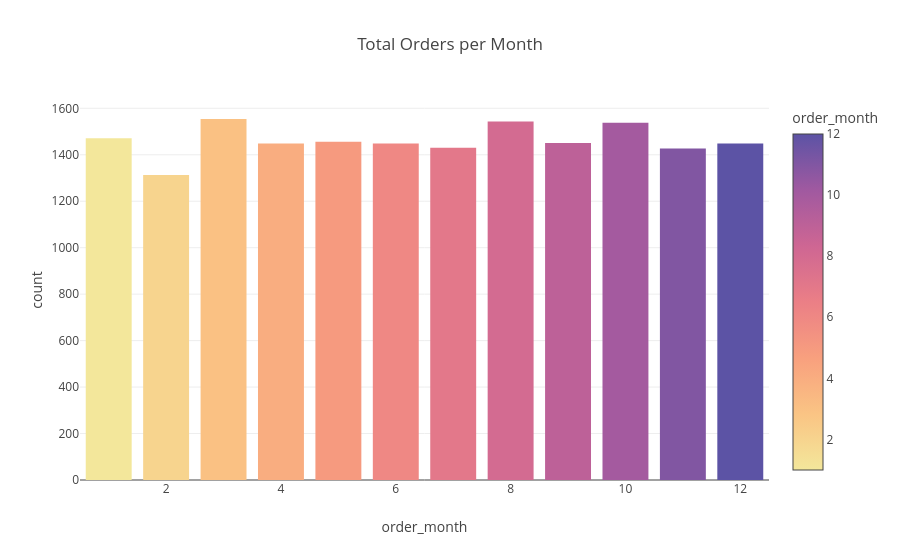

Notebook code for this chart:
### Markdown cell above
### Analysis: order_month

### Code cell
monthly_counts = df['order_month'].value_counts().reset_index()

display(monthly_counts)

fig = px.bar(monthly_counts, x='order_month', y='count', title='Total Orders per Month', color='order_month', color_continuous_scale='Sunset')

fig.show()

### Figure 1 — Plotly figure (JSON) as saved in the notebook; plotly's stock layout.template omitted (floating-point values rounded to 4 significant figures)
{"data": [{"hovertemplate": "order_month=%{marker.color}<br>count=%{y}<extra></extra>", "legendgroup": "", "marker": {"color": [3, 8, 10, 1, 5, 9, 4, 12, 6, 7, 11, 2], "coloraxis": "coloraxis", "pattern": {"shape": ""}}, "name": "", "orientation": "v", "showlegend": false, "textposition": "auto", "type": "bar", "x": [3, 8, 10, 1, 5, 9, 4, 12, 6, 7, 11, 2], "xaxis": "x", "y": [1554, 1543, 1538, 1471, 1456, 1451, 1449, 1448, 1448, 1430, 1427, 1313], "yaxis": "y"}], "layout": {"barmode": "relative", "coloraxis": {"colorbar": {"title": {"text": "order_month"}}, "colorscale": [[0, "rgb(243, 231, 155)"], [0.1667, "rgb(250, 196, 132)"], [0.3333, "rgb(248, 160, 126)"], [0.5, "rgb(235, 127, 134)"], [0.6667, "rgb(206, 102, 147)"], [0.8333, "rgb(160, 89, 160)"], [1, "rgb(92, 83, 165)"]]}, "legend": {"tracegroupgap": 0}, "title": {"text": "Total Orders per Month"}, "xaxis": {"anchor": "y", "domain": [0, 1], "title": {"text": "order_month"}}, "yaxis": {"anchor": "x", "domain": [0, 1], "title": {"text": "count"}}}}
